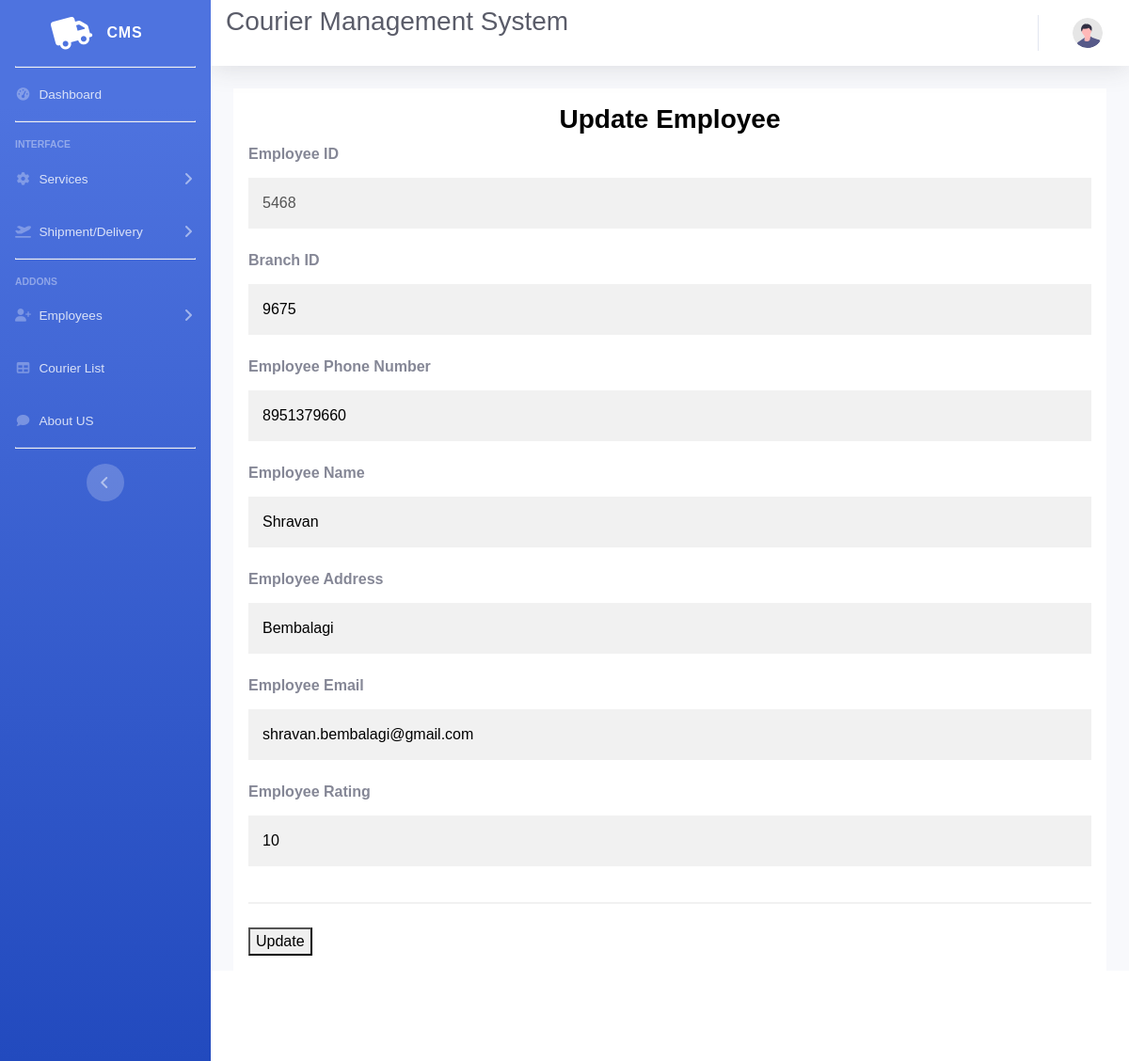
Page /empedit.php?emp_id=5468 on the committed database.
### tables this page shows
CREATE TABLE `employee` (
  `emp_id` int(25) NOT NULL,
  `branch_id` int(25) NOT NULL,
  `emp_ph` varchar(12) NOT NULL,
  `emp_name` varchar(50) NOT NULL,
  `emp_addr` varchar(50) NOT NULL,
  `emp_email` varchar(50) NOT NULL,
  `emp_rating` float NOT NULL
);

### empedit.php (the view, shortened to what this page needs)
<!DOCTYPE html>
<html lang="en">
<head>
    <link href="vendor/fontawesome-free/css/all.min.css" rel="stylesheet" type="text/css">
    <link href="css/sb-admin-2.min.css" rel="stylesheet">
</head>
<body id="page-top">
    <div id="wrapper">
        <ul class="navbar-nav bg-gradient-primary sidebar sidebar-dark accordion" id="accordionSidebar">
            <a class="sidebar-brand d-flex align-items-center justify-content-center" href="index.html">
                <div class="sidebar-brand-icon rotate-n-15">
                   <i class='fas fa-truck'></i>
                </div>
                <div class="sidebar-brand-text mx-3">CMS </div>
            </a>
            <hr class="sidebar-divider my-0">
            <li class="nav-item">
                <a class="nav-link" href="index1.php">
                    <i class="fas fa-fw fa-tachometer-alt"></i>
                    <span>Dashboard</span></a>
            </li>
            <hr class="sidebar-divider">
            <div class="sidebar-heading">
                Interface
            </div>
            <li class="nav-item">
                <a class="nav-link collapsed" href="#" data-toggle="collapse" data-target="#collapseTwo"
                    aria-expanded="true" aria-controls="collapseTwo">
                    <i class="fas fa-fw fa-cog"></i>
                    <span>Services</span>
                </a>
            </li>
            <li class="nav-item">
                <a class="nav-link collapsed" href="#" data-toggle="collapse" data-target="#collapseUtilities"
                    aria-expanded="true" aria-controls="collapseUtilities">
                    <i class="fas fa-plane-departure"></i>
                    <span>Shipment/Delivery</span>
                </a>
            </li>
            <hr class="sidebar-divider">
            <div class="sidebar-heading">
                Addons
            </div>
            <li class="nav-item">
                <a class="nav-link collapsed" href="#" data-toggle="collapse" data-target="#collapsePages"
                    aria-expanded="true" aria-controls="collapsePages">
                    <i class="fas fa-fw fa-user-plus"></i>
                    <span>Employees</span>
                </a>
            </li>
            <li class="nav-item">
                <a class="nav-link" href="admincourierlist.php">
                    <i class="fas fa-fw fa-table"></i>
                    <span>Courier List</span></a>
            </li>
            <li class="nav-item">
                <a class="nav-link" href="aboutus.php">
                    <i class="fas fa-fw fa-comment"></i>
                    <span>About US</span></a>
            </li>
            <hr class="sidebar-divider d-none d-md-block">
            <div class="text-center d-none d-md-inline">
                <button class="rounded-circle border-0" id="sidebarToggle"></button>
            </div>
        </ul>
        <div id="content-wrapper" class="d-flex flex-column">
            <div id="content">
                <nav class="navbar navbar-expand navbar-light bg-white topbar mb-4 static-top shadow">
                <h1 class="h3 mb-4 text-gray-800">Courier Management System</h1>
                    <ul class="navbar-nav ml-auto">
                        <li class="nav-item dropdown no-arrow">
                            <a class="nav-link dropdown-toggle" href="#" id="userDropdown" role="button"
                                data-toggle="dropdown" aria-haspopup="true" aria-expanded="false">
                                <img class="img-profile rounded-circle"
                                    src="img/undraw_profile.svg">
                            </a>
                        </li>
                    </ul>
                </nav>
                <div class="container-fluid">
<?php
include "config.php";
$id = $_GET['emp_id'];
$sql="select emp_id,branch_id,emp_ph,emp_name,emp_addr,emp_email,emp_rating from employee where emp_id='$id'";
$qry = mysqli_query($conn,$sql);
$data = mysqli_fetch_array($qry);
?>
<div class="container">
<h3 class="a">Update Employee</h3>
<form method="POST">
  <label for="emp_id" ><b>Employee ID</b></label>
    <input type="text" value="<?php echo $data['emp_id'] ?>"   name="emp_id" disabled >
    <label for="bid"><b>Branch ID</b></label>
    <input type="text" value="<?php echo $data['branch_id'] ?>"   name="bid" required >
    <label for="emp_ph"><b>Employee Phone Number</b></label>
    <input type="text" value="<?php echo $data['emp_ph'] ?>"  placeholder="Enter the valid Phone number" name="emp_ph" required >
    <label for="emp_addr"><b>Employee Name</b></label>
    <input type="text" value="<?php echo $data['emp_name'] ?>"  name="emp_name" required >
    <label for="emp_addr"><b>Employee Address</b></label>
    <input type="text" value="<?php echo $data['emp_addr'] ?>"  name="emp_addr" required >
    <label for="emp_email"><b>Employee Email</b></label>
    <input type="text" value="<?php echo $data['emp_email'] ?>"  name="emp_email" required >
    <label for="emp_rating"><b>Employee Rating</b></label>
    <input type="text" value="<?php echo $data['emp_rating'] ?>"  name="emp_rating" required >
    <hr>
    <button type="submit" name="update" Value="Update">Update</button>
</form>
</body>
            <footer class="sticky-footer bg-white">
                <div class="container my-auto">
                </div>
            </footer>
</body>
</html>

### empedit.php (style rules this page uses)
body { font-family: Arial, Helvetica, sans-serif; background-color: black; }
* { box-sizing: border-box; }
.container { padding: 16px; background-color: white; }
input[type=text], input[type=password] { width: 100%; padding: 15px; margin: 5px 0 22px 0; display: inline-block; border: none; background: #f1f1f1; }
hr { border: 1px solid #f1f1f1; margin-bottom: 25px; }
a { color: dodgerblue; }
.a { text-align:center; color:black; font-weight:bold; }

### rows in the picture
employee: emp_id "5468", bid "9675", emp_ph "8951379660", emp_name "Shravan", emp_addr "Bembalagi", emp_email "shravan.bembalagi@gmail.com", emp_rating "10"
